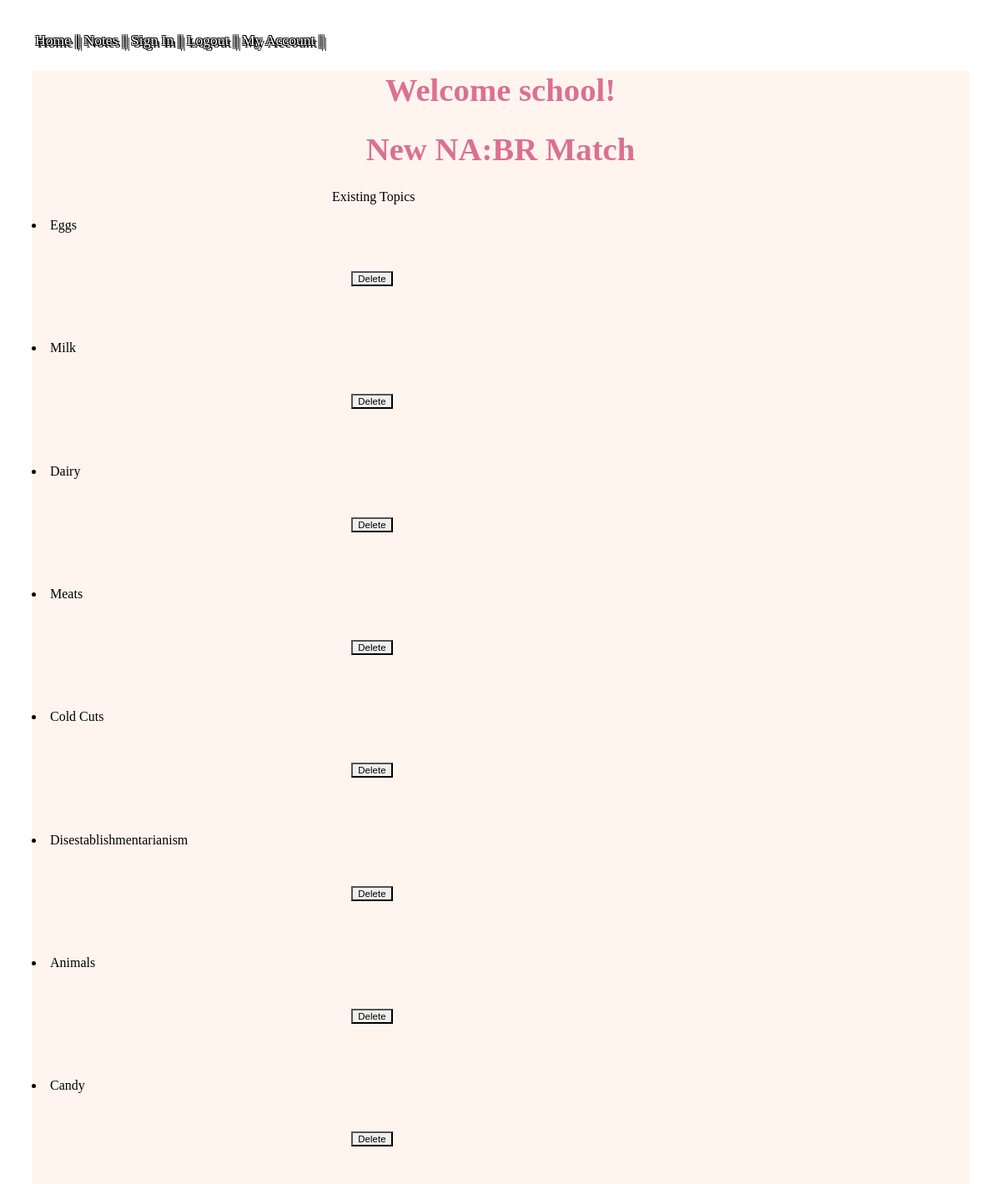
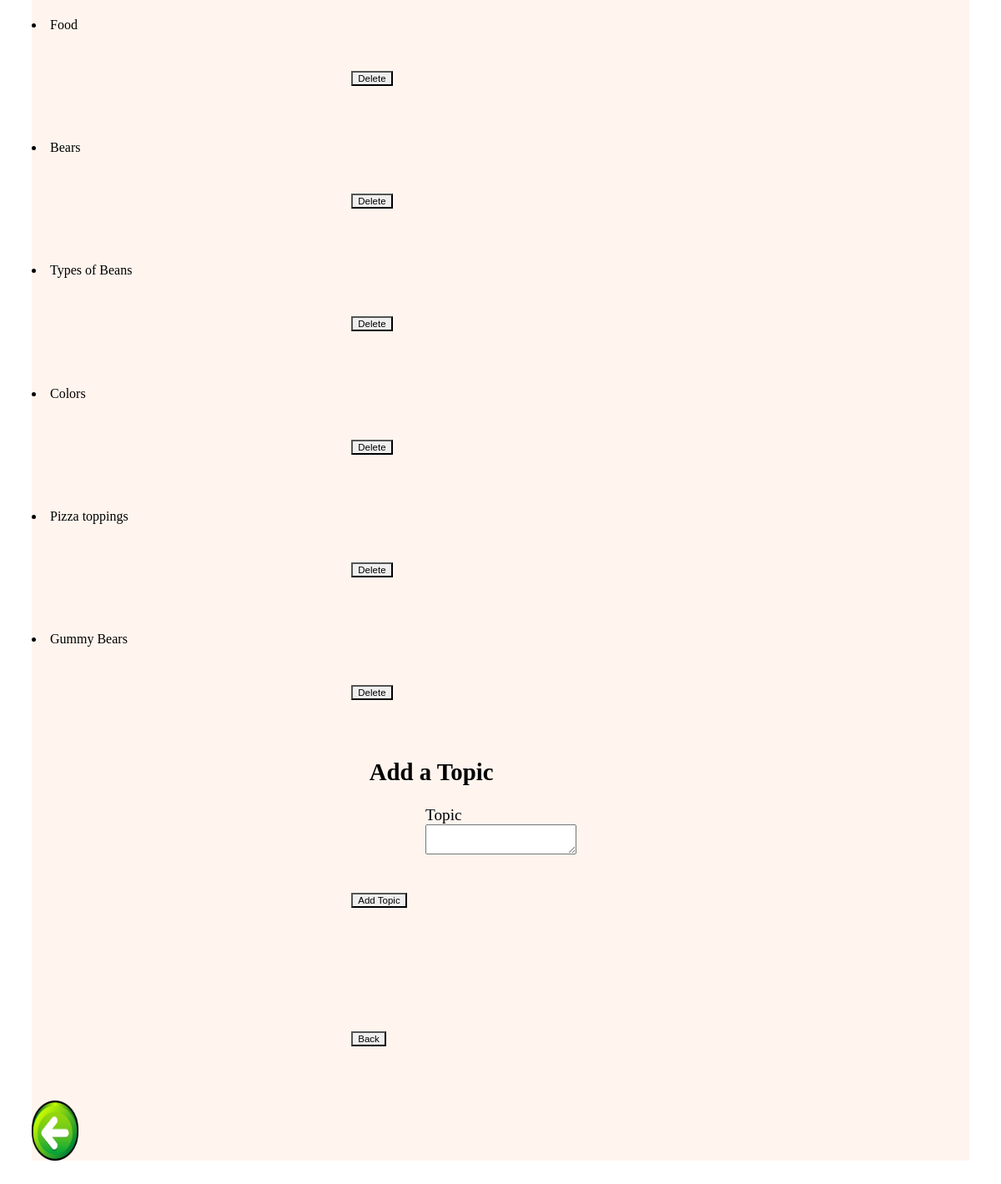
The app's page /battle_mode/suggestions (signed in) with its own data (2 pictures, top to bottom).
### brmodels.py (models this page shows, shortened)
class BRtopic(db.Model):
    id = db.Column("id", db.Integer, primary_key = True)
    topic = db.Column("topic", db.String(50))

### main.py (the view)
@app.route('/battle_mode/suggestions', methods=['GET', 'POST'])
def suggest_topics():
    if session.get('user'):
        topic_form = TopicForm()
        topics = db.session.query(BRtopic)
        if request.method == 'POST':
            if topic_form.validate_on_submit():
                _topic = request.form['topic']
                new_topic = BRtopic(_topic)
                db.session.add(new_topic)
                db.session.commit()
            return redirect(url_for('suggest_topics'))
        else:
            return render_template('br-suggest-topics.html', user=session['user'],topics = topics, form=topic_form)
    else:
        return redirect(url_for('sign_in'))

### ZAASK_forms.py
class TopicForm(FlaskForm):
    class Meta:
        csrf = False
    topic = TextAreaField('Topic',validators=[Length(min=1)])
    submit = SubmitField('Add Topic')

### templates/br-suggest-topics.html (shortened to what this page needs)
﻿<!DOCTYPE html>
<html lang="en">
<head>
    <link rel="stylesheet" href="{{ url_for('static', filename='main.css') }}">
    <a href="{{ url_for ('index') }}" class="topLinks">Home ||</a>
    <a href="{{ url_for ('display_notes') }}" class="topLinks"> Notes ||</a>
    <a href="{{ url_for ('sign_in') }}" class="topLinks"> Sign In ||</a>
    <a href="{{ url_for ('logout') }}" class="topLinks"> Logout ||</a>
    <a href="{{ url_for ('my_account') }}" class="topLinks"> My Account ||</a>
</head>
<body>
    <div class="backgroundRect">
        <h1>Welcome {{user}}! </h1>
        <h1> New NA:BR Match</h1>
                <p><label>Existing Topics </label></p>
                <ui>
                    {% for topic in topics %}
                    <li>
                        {{topic.topic}}
                        <form action="{{ url_for('delete_topic', topic_id=topic.id) }}" method="post">
                            <input type="submit" name="Delete" value="Delete" class="button">
                        </form>
                    </li>
                    {% endfor %}
                </ui>
                <form action="{{ url_for('suggest_topics') }}" method="post">
                    <div class="formwrapper">
                        <h2 class="title">Add a Topic</h2>
                        <div class="form-field">
                            {{ form.topic.label }} <br /> {{ form.topic }}
                        </div>
                        {{ form.submit }}
                    </div>
                </form>
            <br>
            <br>
            <form action="{{ url_for('match_overview') }}" method="GET">
                <input type="submit" value="Back" class="button">
            </form>
        <div class="backTab">
            <img src="{{url_for('static', filename='backimage.png')}}" class="backimage" onclick="goBackPage()">
        </div>
    </div>
</body>
</html>

### static/main.css (style rules this page uses)
body { padding: 30px 30px; }
.backgroundRect { background-color: seashell; }
.topLinks { color: white; margin-left: auto; font-size: 110%; margin-right: auto; width: 40%; text-decoration: none; text-shadow: 3px 3px 0 #000, -1px -1px 0 #000, 1px -1px 0 #000, -1px 1px 0 #000, 1px 1px 0 #000; }
h1 { color: palevioletred; text-align: center; margin-left: auto; margin-right: auto; width: 30%; font-size: 242%; }
p { margin-left: 360px; margin-right: auto; }
input[type=button], input[type=submit] { appearance: button; -webkit-writing-mode: horizontal-tb !important; text-rendering: auto; color: -internal-light-dark(black, white); letter-spacing: normal; word-spacing: normal; text-transform: none; text-indent: 0px; text-shadow: none; display: inline-block; text-align: center; align-items: flex-start; cursor: default; background-color: -internal-light-dark(rgb(239, 239, 239), rgb(59, 59, 59)); box-sizing: border-box; margin: 4em; font: 400 60% Arial; padding: 1px 6px; border-width: 2px; border-style: outset; border-color: -internal-light-dark(rgb(118, 118, 118), rgb(133, 133, 133)); border-image: initial; }
form { margin-left: auto; margin-right: auto; width: 40%; font-size: 120%; }
.backimage { width: 5%; height: 10%; }
.title { margin-left: 15%; }
.form-field { margin-left: 30%; }

### records on screen
BRtopic: topic "Eggs"
BRtopic: topic "Milk"
BRtopic: topic "Dairy"
BRtopic: topic "Meats"
BRtopic: topic "Cold Cuts"
BRtopic: topic "Disestablishmentarianism"
BRtopic: topic "Animals"
BRtopic: topic "Candy"
BRtopic: topic "Food"
BRtopic: topic "Bears"
BRtopic: topic "Types of Beans"
BRtopic: topic "Colors"
BRtopic: topic "Pizza toppings"
BRtopic: topic "Gummy Bears"

### other values on screen
{{ user }} "school"
